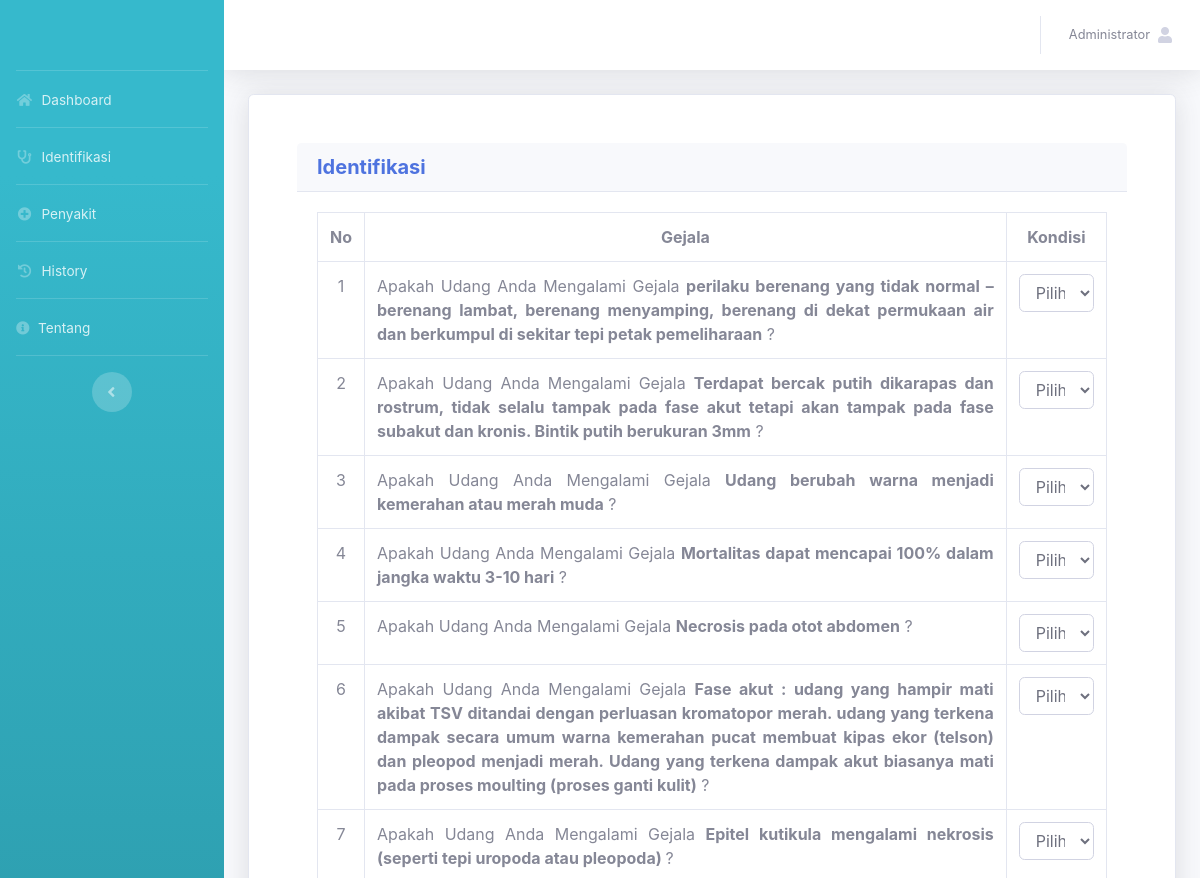
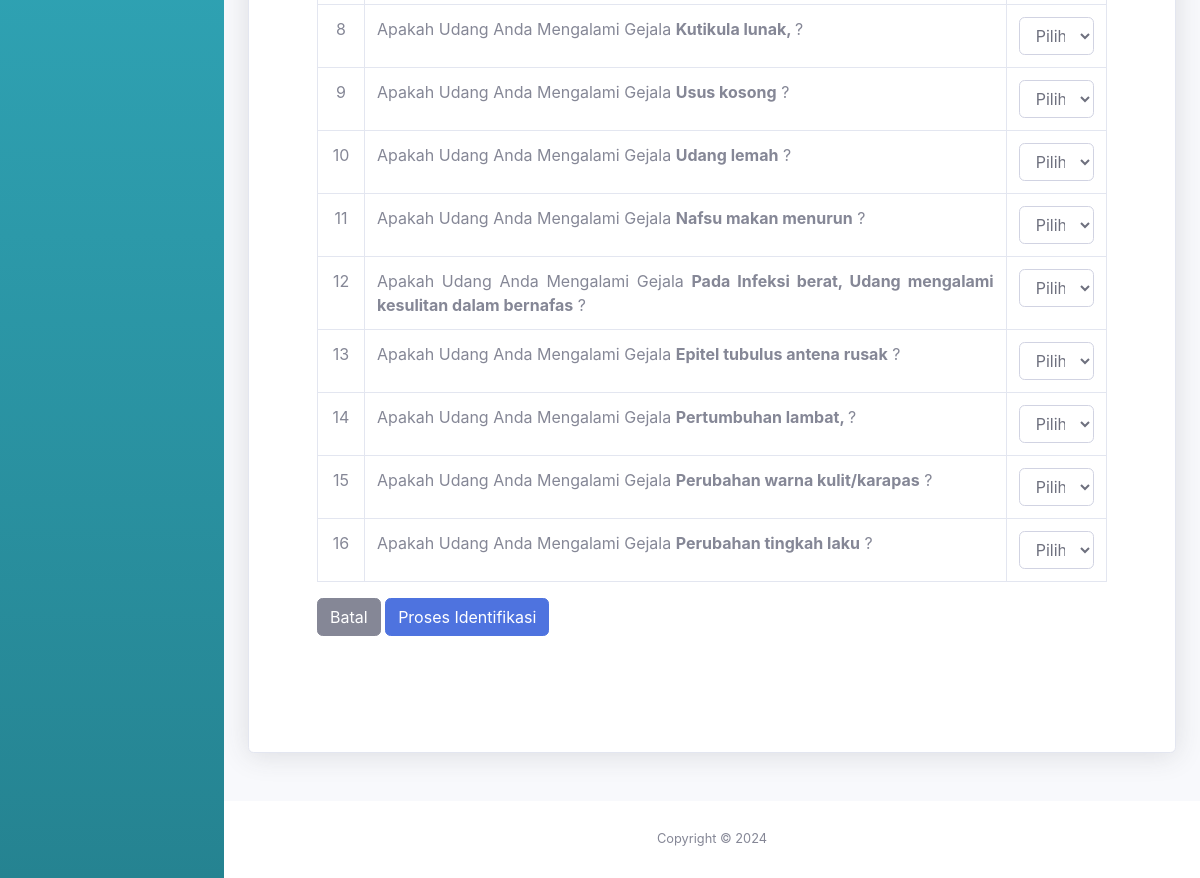
Page /user/identifikasi.php (signed in) on the committed database (2 pictures, top to bottom).
### tables this page shows
CREATE TABLE `tb_akun` (
  `id_akun` int(11) NOT NULL,
  `nama_lengkap` varchar(50) NOT NULL,
  `username` varchar(50) NOT NULL,
  `password` varchar(50) NOT NULL,
  `level` varchar(30) NOT NULL
);

CREATE TABLE `tb_gejala` (
  `id_gejala` int(11) NOT NULL,
  `nama_gejala` text NOT NULL
);

### user/identifikasi.php (the view, shortened to what this page needs)
<?php
include '../assets/conn/config.php';
include 'header.php';
?>
<div class="container">
	<div class="card shadow p-5 mb-5">
        <?php if (empty($_GET['no_regidentifikasi'])){?>
		<div class = "card-header">
            <h5 class= "m-0 font-weight-bold text-primary">Identifikasi</h5>
        </div>
            <?php }else{}?>
        <?php if (empty($_GET['no_regidentifikasi'])){?>
        <div class="card-body">
            <form action="identifikasi.php?aksi=identifikasi" method="POST" enctype="multipart/form-data">
                <div class="table-responsive">
                    <table class="table table-bordered">
                        <tr>
                            <th class="text-center">No</th>
                            <th class="text-center">Gejala</th>
                            <th class="text-center">Kondisi</th>
                        </tr>
                <?php
                $data = mysqli_query($conn,"SELECT * FROM tb_gejala ORDER BY id_gejala");
                $i=0;
                while($a=mysqli_fetch_array($data)){
                    $i++;
                    echo "
                    <tr>
                    <td class='text-center'>$i</td>
                    <td class='text-justify'>Apakah Udang Anda Mengalami Gejala <b>$a[nama_gejala]</b> ?</td>
                    <td >
                    <select class='form-control' name='kondisi[]'>
                    <option selected disabled>Pilih kondisi</option>
                    <option value='0'>Tidak</option>
                    <option value='0.2'>Tidak Tahu</option>
                    <option value='0.4'>Sedikit Yakin</option>
                    <option value='0.6'>Cukup Yakin</option>
                    <option value='0.8'>Yakin</option>
                    <option value='1'>Sangat Yakin</option>
                    </select>
                    </td>
                    </tr>
                    <input type='hidden' name='id_gejala[]' value='$a[id_gejala]'>
                    ";
                }
                ?>
                    </table>
                </div>
                    <a href="index.php" class="btn btn-secondary">Batal</a>
                    <input type="submit" value="Proses Identifikasi" class="btn btn-primary">
            </form>
        </div>
        <br>
        <br>
    <?php }
    ?>
</div>
</div>
<?php
include 'footer.php';
?>

### user/header.php (shortened to what this page needs)
<?php
include '../assets/conn/config.php';
?>
<!DOCTYPE html>
<html lang="en">
<head>
  <link href="../assets/vendor/fontawesome-free/css/all.min.css" rel="stylesheet" type="text/css">
  <link href="../assets/css/sb-admin-2.min.css" rel="stylesheet">
  <link href="../assets/vendor/datatables/dataTables.bootstrap4.min.css" rel="stylesheet">
</head>
<body id="page-top">
 <div id="wrapper">
  <ul class="navbar-nav bg-gradient-info sidebar sidebar-dark accordion" id="accordionSidebar">
    <a class="sidebar-brand d-flex align-items-center justify-content-center" href="index">
    </a>
    <hr class="sidebar-divider my-0">
    <li class="nav-item">
      <a class="nav-link" href="index.php">
        <i class="fas fa-fw fa-home"></i>
        <span>Dashboard</span></a>
      </li>
      <hr class="sidebar-divider my-0">
      <li class="nav-item">
        <a class="nav-link" href="identifikasi.php">
          <i class="fas fa-fw fa-stethoscope"></i>
          <span>Identifikasi</span></a>
      </li>
      <hr class="sidebar-divider my-0">
      <li class="nav-item">
        <a class="nav-link" href="penyakit.php">
          <i class="fas fa-fw fa-plus-circle"></i>
          <span>Penyakit</span></a>
      </li>
      <hr class="sidebar-divider my-0">
      <li class="nav-item">
        <a class="nav-link" href="history.php">
          <i class="fas fa-fw fa-history"></i>
          <span>History</span></a>
      </li>
      <hr class="sidebar-divider my-0">
      <li class="nav-item">
        <a class="nav-link" href="tentang.php">
          <i class="fas fa-info-circle"></i>
          <span>Tentang</span></a>
      </li>
      <hr class="sidebar-divider d-none d-md-block">
      <div class="text-center d-none d-md-inline">
        <button class="rounded-circle border-0" id="sidebarToggle"></button>
      </div>
    </ul>
    <div id="content-wrapper" class="d-flex flex-column">
      <div id="content">
        <nav class="navbar navbar-expand navbar-light bg-white topbar mb-4 static-top shadow">
          <ul class="navbar-nav ml-auto">
            <li class="nav-item dropdown no-arrow">
              <a class="nav-link dropdown-toggle" href="#" id="userDropdown" role="button"
              data-toggle="dropdown" aria-haspopup="true" aria-expanded="false">
              <?php
              $username=$_SESSION['username'];
              $det=mysqli_query($conn,"select * from tb_akun where username='$username'");
              while($d=mysqli_fetch_array($det)){
                ?>
                <span class="mr-2 d-none d-lg-inline text-gray-600 small"><?php echo $d['nama_lengkap'] ?></span>
                <?php
              }
              ?>
              <span class="fa fa-user"><span>
              </a>
          </li>
        </ul>
      </nav>
    </div>
</body>
</html>

### rows in the picture
tb_akun: nama_lengkap "Administrator"
tb_gejala: nama_gejala "perilaku berenang yang tidak normal – berenang lambat, berenang menyamping, berenang di dekat permukaan air dan berkumpul di sekitar tepi petak pemeliharaan"
tb_gejala: nama_gejala "Terdapat bercak putih dikarapas dan rostrum, tidak selalu tampak pada fase akut tetapi akan tampak pada fase subakut dan kronis. Bintik putih berukuran 3mm"
tb_gejala: nama_gejala "Udang berubah warna menjadi kemerahan atau merah muda"
tb_gejala: nama_gejala "Mortalitas dapat mencapai 100% dalam jangka waktu 3-10 hari"
tb_gejala: nama_gejala "Necrosis pada otot abdomen"
tb_gejala: nama_gejala "Fase akut : udang yang hampir mati akibat TSV ditandai dengan perluasan kromatopor merah. udang yang terkena dampak secara umum warna kemerahan pucat membuat kipas ekor (telson) dan pleopod menjadi merah. Udang yang terkena dampak akut biasanya mati pada proses moulting (proses ganti kulit)"
tb_gejala: nama_gejala "Epitel kutikula mengalami nekrosis (seperti tepi uropoda atau pleopoda)"
tb_gejala: nama_gejala "Kutikula lunak,"
tb_gejala: nama_gejala "Usus kosong"
tb_gejala: nama_gejala "Udang lemah"
tb_gejala: nama_gejala "Nafsu makan menurun"
tb_gejala: nama_gejala "Pada Infeksi berat, Udang mengalami kesulitan dalam bernafas"
tb_gejala: nama_gejala "Epitel tubulus antena rusak"
tb_gejala: nama_gejala "Pertumbuhan lambat,"
tb_gejala: nama_gejala "Perubahan warna kulit/karapas"
tb_gejala: nama_gejala "Perubahan tingkah laku"
